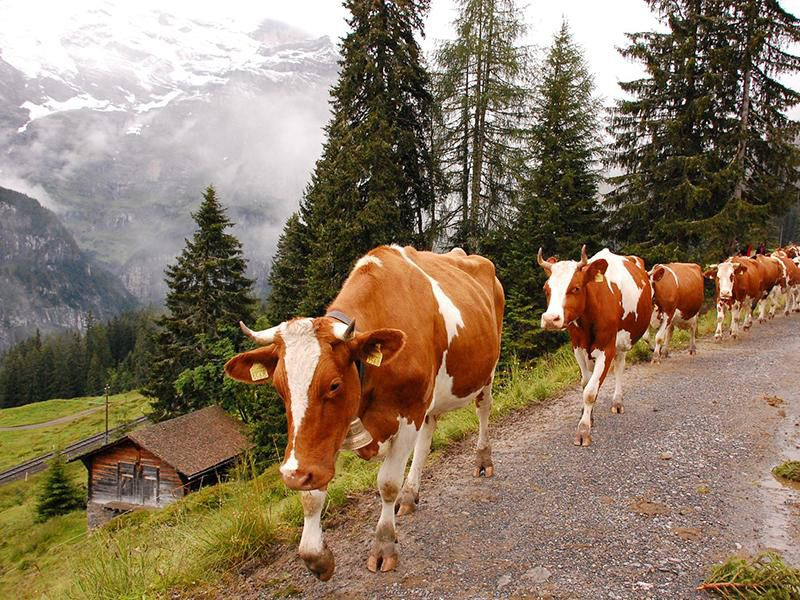
#> input picture 03_lab/swisscows_edit.jpg, 800 x 600 px
$ jupyter execute --allow-errors PCA-SVD.ipynb   (shell and % lines are left out)   (older library calls are emulated)
#> lines starting #> are read from the running program, lines starting #| are printed output that depends on the picture
<a href="https://colab.research.google.com/github/yandexdataschool/MLatImperial2020/blob/master/03_lab/PCA-SVD.ipynb" target="_parent"></a>

[cell 1]
import scipy as sp
import numpy as np
import scipy.linalg as sla
import scipy.sparse as sps
import scipy.sparse.linalg as spla

import matplotlib.pyplot as plt
%pylab inline

import pandas as pd

# PCA

We have a object - feature matrix $F$ of size l x n,

For the PCA the main task is to find such weight matrix $W$ such that

$$
G = FW, s.t. \ \  \ ||GW^T - F||^2 -> min
$$

where $G$ - matrix of principle components of $F$ of size l x m, $W$ is transformation matrix of size n x m from old features to new.

Columns of matrix $W$ represent principal axis in the feature space.

[cell 2]
import numpy as np
import matplotlib.pyplot as plt
from sklearn import datasets
from sklearn.model_selection import train_test_split
from sklearn.decomposition import PCA
from sklearn.discriminant_analysis import LinearDiscriminantAnalysis
from sklearn.neighbors import KNeighborsClassifier
from sklearn.pipeline import make_pipeline
from sklearn.preprocessing import StandardScaler
random_state = 0

# Load Digits dataset
X, y = datasets.load_digits(return_X_y=True)

# Split into train/test
X_train, X_test, y_train, y_test = \
    train_test_split(X, y, test_size=0.5, stratify=y,
                     random_state=random_state)

Here we will study the something like mnist dataset - images of numbers from 0 to 9. each of which is size 8x8 pixels

[cell 3]
X.shape, y.shape

[cell 4]
from mpl_toolkits.axes_grid1 import ImageGrid
fig = plt.figure(1,(10,10))
grid = ImageGrid(fig, 111,
                 nrows_ncols=(2,7),
                 axes_pad=0.1,
                 )
for i in range(14):
    image = X[i,:].squeeze().reshape(8,8)
    grid[i].imshow(image,cmap='gray',interpolation='none')
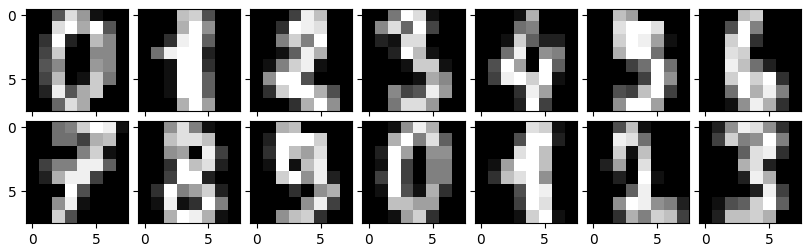
#> figure drawn by matplotlib, 14 panels

We can combine all the data preporcessing and algorithm we want to fit with sklearn make_pipeline tool. Thats comes very handy once you want to write more maintainable code and will be easy to check for bugs and change.

[cell 5]
dim = len(X[0])
n_classes = len(np.unique(y))

n_neighbors = 3
n_components = 2

# Reduce dimension to 2 with PCA


knn_pca = make_pipeline(StandardScaler(),
                    PCA(n_components=n_components, random_state=1543),
                    KNeighborsClassifier(n_neighbors=n_neighbors))

# Fit the method's model
knn_pca.fit(X_train, y_train)

acc_knn = knn_pca.score(X_test, y_test)

# Embed the data set in 2 dimensions using the fitted model
X_transformed = knn_pca[:-1].transform(X)

# Plot the projected points and show the evaluation score
plt.figure()
plt.scatter(X_transformed[:, 0], X_transformed[:, 1], c=y, s=30, cmap='Set1')
plt.title("{}, KNN (k={})\nTest accuracy = {:.2f}".format("KNN",
                                                          n_neighbors,
                                                          acc_knn))
plt.show()
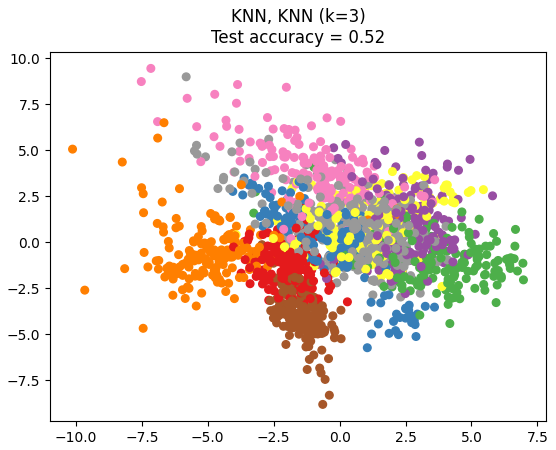
#> figure drawn by matplotlib, 1 panel

#> (a cell that did not finish here is left out)

plot the dependence of the score on the n_neigbours and n_components

[cell 7]
results = []

neighbors = range(1, 21)
components = range(1, 16)

#> (the rest of this cell did not finish here and is left out)

### Lets take another dataset of wines and see the effect of the data standatisation

[cell 8]
from __future__ import print_function
from sklearn.model_selection import train_test_split
from sklearn.preprocessing import StandardScaler
from sklearn.decomposition import PCA
from sklearn.naive_bayes import GaussianNB
from sklearn import metrics
import matplotlib.pyplot as plt
from sklearn.datasets import load_wine
from sklearn.pipeline import make_pipeline
print(__doc__)

# Code source: Tyler Lanigan <tylerlanigan@gmail.com>
#              Sebastian Raschka <mail@sebastianraschka.com>

# License: BSD 3 clause

RANDOM_STATE = 42
FIG_SIZE = (10, 7)

features = pd.DataFrame(load_wine(return_X_y=False)['data'],
                        columns=load_wine(return_X_y=False)['feature_names'])

target = load_wine(return_X_y=False)['target']
features.head(5)

[cell 9]
# Make a train/test split using 30% test size
X_train, X_test, y_train, y_test = train_test_split(features, target,
                                                    test_size=0.30,
                                                    random_state=RANDOM_STATE)

OK, now when you now how to make pipeline, make pipeline with standard scaler and PCA and just PCA

#> (a cell that did not finish here is left out)

#> (a cell that did not finish here is left out)

### Plot the variance ratio explained vs number components. Use the availible PCA class methods to do that.

#> (a cell that did not finish here is left out)

# SVD decomposition

if M is m x n matrix over field K, there is exists factorisation of it:

$$
M = U * S * V^{\dagger}, where
$$
- $U$ - is m x m unitary matrix over K,
- $S$ - is diagonal m x n matrix with non-negative real numbers,
- $V$ - is n x n unitary matrix over K.

The values $s_i$ of matrix S are known as singular values of M.
This decomposition is called Singular Value Decomposition - SVD.

Columns of $U$ anv $V$ are called left and right singular vectors of $M$:
$$
M v = s u, \
M^{\dagger} u = sv
$$

Various application in mathematics and optimisation - pseudo-inverse computation, low rank factorisation, application in solving systems of equations ...

If we define matrix $M$ to be $F$, and

$$
G = U * S,
$$

we will get full PCA decomposition, where weight matrix $W$ is now $V$.

So, to get first K principal components we will just take first K columns of matrix $S * U$.

#### We can also look at those components in the initial basis of M. To do that we multiply them to the firt K rows of matrix $V^{\dagger}$.

[cell 13]
from PIL import Image
from matplotlib.pyplot import imread
from skimage import color


img = color.rgb2grey(imread(r'swisscows_edit.jpg'))
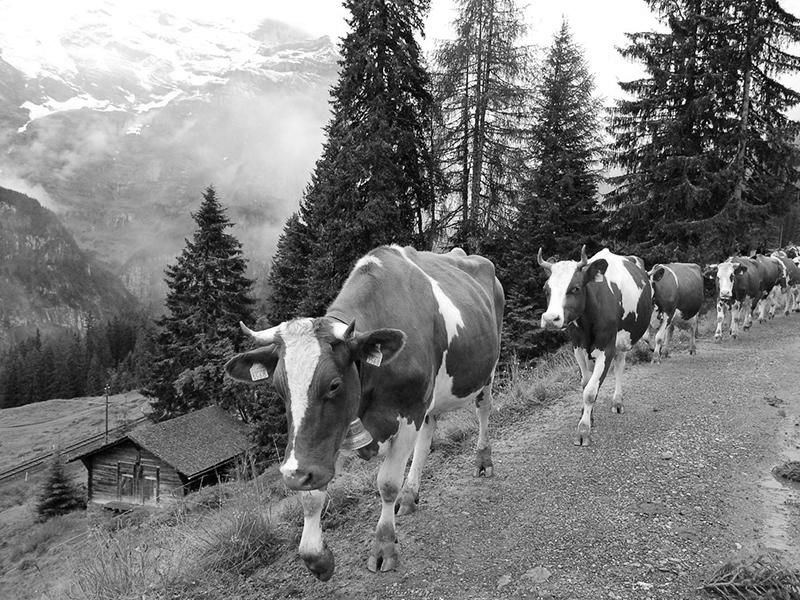
#> img: shape (600, 800) float64; min 0, max 1, mean 0.481
img.shape
#> Out = (600, 800)

[cell 14]
imgplot = plt.imshow(img, cmap='Greys_r')

# PCA via SVD for compression

We will use svd from scipy package

[cell 15]
U, s, V_h = sla.svd(img, full_matrices=False)
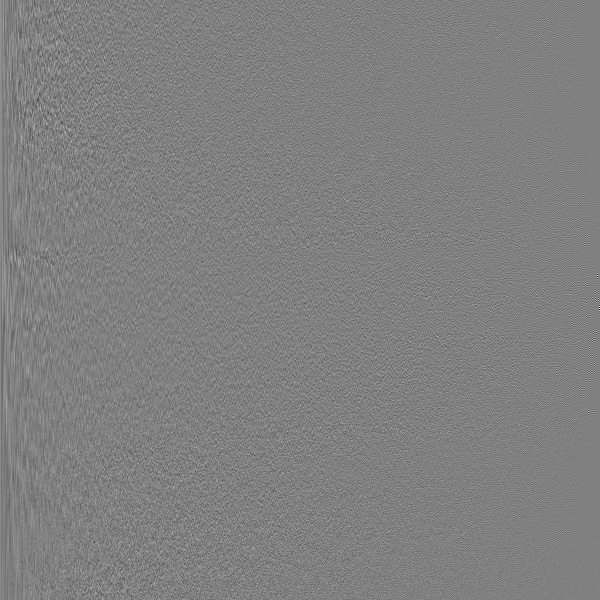
#> U: shape (600, 600) float64; min -0.478, max 0.472, mean 5.4e-05; drawn with min black and max white
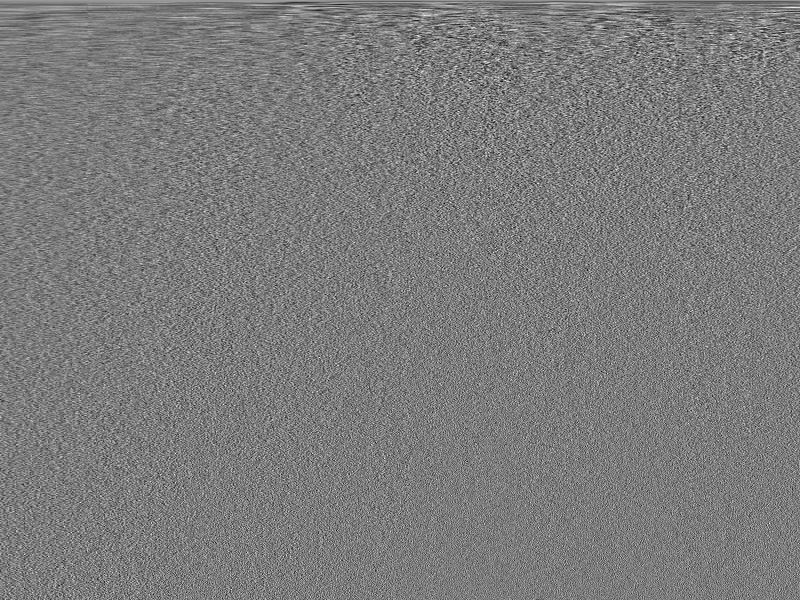
#> V_h: shape (600, 800) float64; min -0.174, max 0.183, mean 3.9e-05; drawn with min black and max white
#> s = 600 values, max 349.4 at index 0, min 0.0331 at index 599, mean 3.47
print(U.shape, s.shape, V_h.shape)
#| (600, 600) (600,) (600, 800)

[cell 16]
U, s, V_h = sla.svd(img, full_matrices=False)
pca_1 = (U[:,0]*s[0])[:,np.newaxis].dot(V_h[0,:][np.newaxis,:])
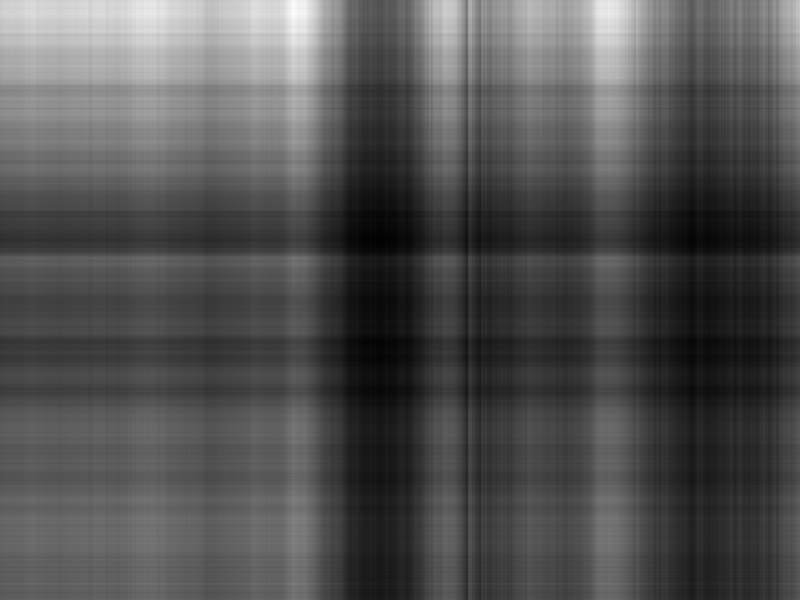
#> pca_1: shape (600, 800) float64; min 0.177, max 1.11, mean 0.478; drawn with min black and max white
pca_1.shape
#> Out = (600, 800)

[cell 17]
plt.imshow(pca_1, cmap='Greys_r');

#### Now write a function that will return pricipal components from Ith to Jth in intial basis (Hint: look how we have calculated the first component in the initial basis)

#> (a cell that did not finish here is left out)

[cell 19]
pca_1 = PCA()
#> (the rest of this cell did not finish here and is left out)

[cell 20]
plt.figure(figsize=(16, 4))
plt.subplot(1,3,1)
#> (the rest of this cell did not finish here and is left out)

### What do you think 1st PCA component reflects? How do you find, is 1-50 components gives you a good image?

[cell 21]
img.shape
#> Out = (600, 800)
